Frame 1 (no input): blank canvas, image omitted
Frame 60 (the mouse pressed at the canvas centre just before this capture): blank canvas, image omitted
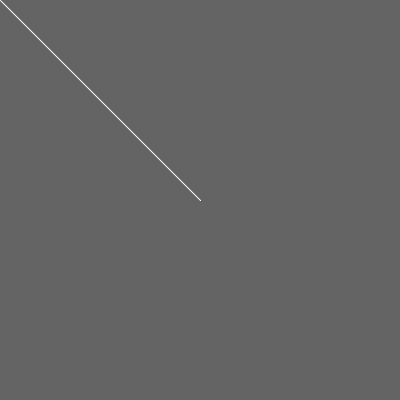
Frame 120 (the mouse held since frame 60 and released just before this capture)

The Processing sketch whose frames 1 and 60 were blank and that drew this single picture after the mouse press (run headless with seeded random() and noise(); from frame 60 on, the mouse is pressed at the canvas centre):

// Processing sketch: simpleDraw
// ── simpleDraw.pde
void setup(){
  size(400,400);
  background(100);
}

void draw(){
  stroke(255);
  // Hold mouse to draw
  if(mousePressed){
    line(pmouseX,pmouseY,mouseX,mouseY);
  }
}

void keyPressed(){
  // spacebar to clear screen
  if(key == ' '){
    background(100);
  }
}
